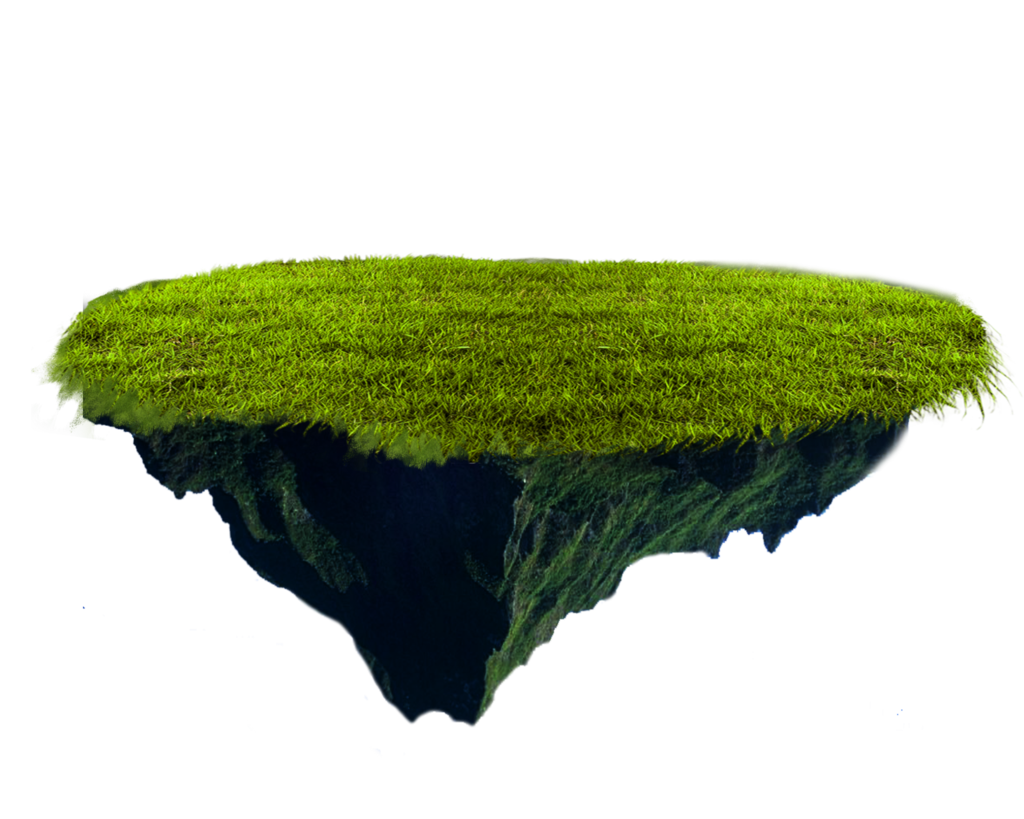
#> input picture progress_bar/fig1.png, 1024 x 819 px
$ python ASCII_art_generator.py
#> lines starting #> are read from the running program, lines starting #| are printed output that depends on the picture
import numpy as np
from PIL import Image
import sys
import subprocess
from numba import jit

def wrapper(img_name, max_shape, return_as="array"):
#> called with img_name = 'fig1.png', max_shape = (40, 80), return_as = 'array'
    img = np.array(Image.open(img_name).convert("RGBA"))
#> img is the input picture: shape (819, 1024, 4); mean R, G, B, A 20.6, 27.5, 6.2, 79.4
    img_array = reduce_img_BW(img, max_shape)
    ascii_art = ASCII_art_generator(img_array, return_as=return_as)
    return ascii_art


def reduce_img(img, max_shape):
    shape = np.shape(img[:,:,0])
    skips = np.array(shape)//np.array(max_shape)

    if skips[0] == 0 or skips[1] == 0:
        skips = np.array([1,1])
    reduced_shape = shape//(skips)
    img_array = np.zeros( (reduced_shape[0],reduced_shape[1],4) )
    for i in range(reduced_shape[0]):
        for j in range(reduced_shape[1]):
            img_array[i,j] = img[i*skips[0], j*skips[1]]
    return img_array


def reduce_img_BW(img, max_shape):
#> called with max_shape = (40, 80)
    img_BW = (img[:,:,0] + img[:,:,1] + img[:,:,2])//3    # Converting to Black/White
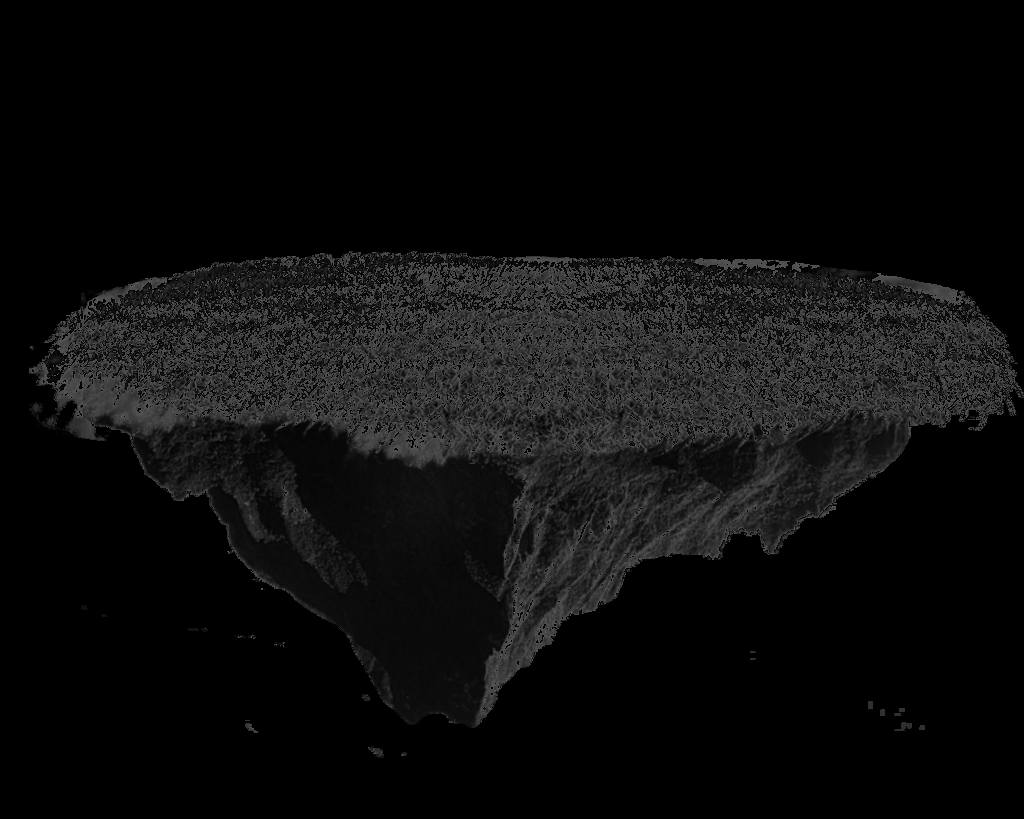
#> img_BW: shape (819, 1024); min 0, max 85, mean 12.2
    shape = np.shape(img_BW)
#> shape = (819, 1024)
    skips = np.array(shape)//np.array(max_shape)
#> skips = [20, 12]
    if skips[0] == 0 or skips[1] == 0:
        skips = np.array([1,1])
    reduced_shape = shape//(skips)
#> reduced_shape = [40, 85]
    img_array = np.zeros(reduced_shape)
    for i in range(reduced_shape[0]):
        for j in range(reduced_shape[1]):
            img_array[i,j] = img_BW[i*skips[0], j*skips[1]]
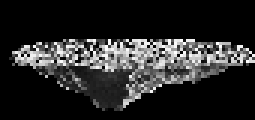
#> img_array: shape (40, 85) float64 (shown 3 times larger); min 0, max 85, mean 13.1; drawn with min black and max white

    return img_array


def ASCII_art_generator(img_array, return_as):
#> called with return_as = 'array'
    signs = np.array([ " ", ".", "-", "~", "+", "o", "0", "@" ])
    shape = np.shape(img_array)
#> shape = (40, 85)
    max_brightness = np.max(img_array)
#> max_brightness = 85
    if return_as == "array":
        ascii_art = np.empty( shape=(shape), dtype=str)
        for i in range(shape[0]):
            for j in range(shape[1]):
                ascii_art[i,j] = signs[ int( (len(signs)-1)*img_array[i,j]/max_brightness) ]
    elif return_as == "string":
        ascii_art = ""
        for i in range(shape[0]):
            for j in range(shape[1]):
                ascii_art += signs[ int( (len(signs)-1)*img_array[i,j]/max_brightness) ]
            ascii_art += "\n"
    return ascii_art


if __name__ == "__main__":
    ascii_art = wrapper("fig1.png", (40,80))
    shape = np.shape(ascii_art)
#> shape = (40, 85)
    for i in range(shape[0]):
        for j in range(shape[1]):
            sys.stdout.write(ascii_art[i,j])
        sys.stdout.write("\n")
#> this loop made 40 passes
    ascii_art_string = wrapper("fig1.png", (40,80), return_as="string")
    sys.stdout.write(ascii_art_string)
